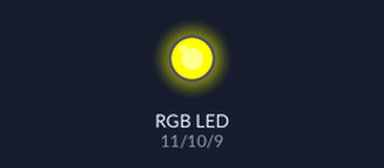
Bench run of a sketch on a simulated Arduino Uno, built with avr-gcc and run on an emulated ATmega328P. On the bench: an RGB LED mixed from three pins (HIGH = lit).

Above: at 0.5 s.
At 1.5 s:
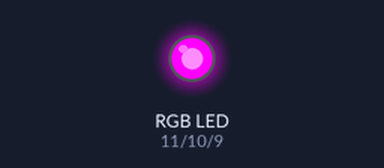
At 5.5 s:
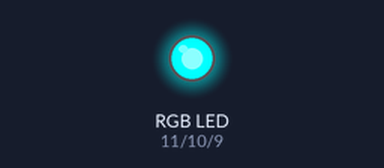
Timing chart, 0 to 6.9 s (numbered marks = the images above):
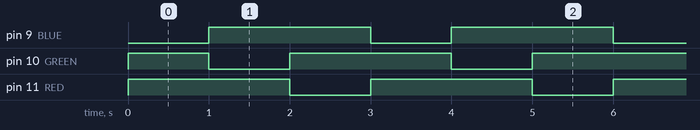

Measured:
- by itself, pin 9 (BLUE), pin 10 (GREEN), pin 11 (RED): alternates HIGH for 2.0 s and LOW for 1.0 s
- by itself, everything shown: repeats every 3.0 s, in 3 steps

The sketch:

t1_34_RGB_LED_test_01_.ino
```cpp
#define RED 11
#define GREEN 10
#define BLUE 9
//void cycle_color(int r, int g, int b);

void setup()
{
  pinMode(RED, OUTPUT);
  pinMode(GREEN, OUTPUT);
  pinMode(BLUE, OUTPUT);

  int i;
  for(i=BLUE; i<=RED; i++)
  {
    digitalWrite(i, HIGH); // LED OFF
   }

}

void loop() {

  color(0, 0, 1);
  color(0, 1, 0);
  color(1, 0, 0);
}

void color(int r, int g, int b)
{
  digitalWrite(RED, 1-r);
  digitalWrite(GREEN, 1-g);
  digitalWrite(BLUE, 1-b);
  delay(1000);
}
```
